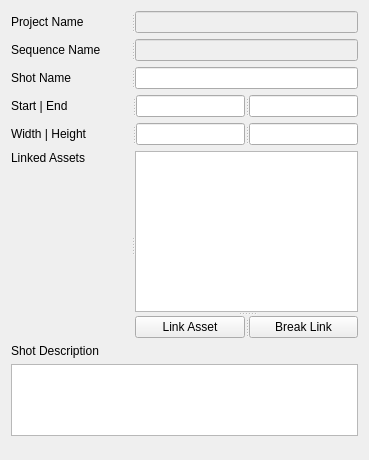
<?xml version="1.0" encoding="UTF-8"?>
<ui version="4.0">
 <class>Shot</class>
 <widget class="QWidget" name="Shot">
  <property name="geometry">
   <rect>
    <x>0</x>
    <y>0</y>
    <width>369</width>
    <height>460</height>
   </rect>
  </property>
  <property name="windowTitle">
   <string>Shot</string>
  </property>
  <layout class="QVBoxLayout" name="verticalLayout">
   <item>
    <widget class="QSplitter" name="splitter_3">
     <property name="orientation">
      <enum>Qt::Horizontal</enum>
     </property>
     <widget class="QLabel" name="label_3">
      <property name="minimumSize">
       <size>
        <width>120</width>
        <height>0</height>
       </size>
      </property>
      <property name="maximumSize">
       <size>
        <width>120</width>
        <height>16777215</height>
       </size>
      </property>
      <property name="text">
       <string>Project Name</string>
      </property>
     </widget>
     <widget class="QLineEdit" name="linProjectName">
      <property name="enabled">
       <bool>false</bool>
      </property>
      <property name="alignment">
       <set>Qt::AlignCenter</set>
      </property>
     </widget>
    </widget>
   </item>
   <item>
    <widget class="QSplitter" name="splitter_4">
     <property name="orientation">
      <enum>Qt::Horizontal</enum>
     </property>
     <widget class="QLabel" name="label_5">
      <property name="minimumSize">
       <size>
        <width>120</width>
        <height>0</height>
       </size>
      </property>
      <property name="maximumSize">
       <size>
        <width>120</width>
        <height>16777215</height>
       </size>
      </property>
      <property name="text">
       <string>Sequence Name</string>
      </property>
     </widget>
     <widget class="QLineEdit" name="linSequenceName">
      <property name="enabled">
       <bool>false</bool>
      </property>
      <property name="alignment">
       <set>Qt::AlignCenter</set>
      </property>
     </widget>
    </widget>
   </item>
   <item>
    <widget class="QSplitter" name="splitter_8">
     <property name="orientation">
      <enum>Qt::Horizontal</enum>
     </property>
     <widget class="QLabel" name="label">
      <property name="minimumSize">
       <size>
        <width>120</width>
        <height>0</height>
       </size>
      </property>
      <property name="maximumSize">
       <size>
        <width>85</width>
        <height>16777215</height>
       </size>
      </property>
      <property name="text">
       <string>Shot Name</string>
      </property>
     </widget>
     <widget class="QLineEdit" name="linShotName">
      <property name="alignment">
       <set>Qt::AlignCenter</set>
      </property>
     </widget>
    </widget>
   </item>
   <item>
    <widget class="QSplitter" name="splitter_5">
     <property name="orientation">
      <enum>Qt::Horizontal</enum>
     </property>
     <widget class="QLabel" name="label_7">
      <property name="minimumSize">
       <size>
        <width>120</width>
        <height>0</height>
       </size>
      </property>
      <property name="text">
       <string>Start | End</string>
      </property>
     </widget>
     <widget class="QLineEdit" name="linStartFrame">
      <property name="alignment">
       <set>Qt::AlignCenter</set>
      </property>
     </widget>
     <widget class="QLineEdit" name="linEndFrame">
      <property name="alignment">
       <set>Qt::AlignCenter</set>
      </property>
     </widget>
    </widget>
   </item>
   <item>
    <widget class="QSplitter" name="splitter_6">
     <property name="orientation">
      <enum>Qt::Horizontal</enum>
     </property>
     <widget class="QLabel" name="label_8">
      <property name="minimumSize">
       <size>
        <width>120</width>
        <height>0</height>
       </size>
      </property>
      <property name="text">
       <string>Width | Height</string>
      </property>
     </widget>
     <widget class="QLineEdit" name="linWidth">
      <property name="alignment">
       <set>Qt::AlignCenter</set>
      </property>
     </widget>
     <widget class="QLineEdit" name="linHeight">
      <property name="alignment">
       <set>Qt::AlignCenter</set>
      </property>
     </widget>
    </widget>
   </item>
   <item>
    <widget class="QSplitter" name="splitter_7">
     <property name="orientation">
      <enum>Qt::Horizontal</enum>
     </property>
     <widget class="QLabel" name="label_2">
      <property name="minimumSize">
       <size>
        <width>120</width>
        <height>0</height>
       </size>
      </property>
      <property name="text">
       <string>Linked Assets</string>
      </property>
      <property name="alignment">
       <set>Qt::AlignLeading|Qt::AlignLeft|Qt::AlignTop</set>
      </property>
     </widget>
     <widget class="QSplitter" name="splitter">
      <property name="orientation">
       <enum>Qt::Vertical</enum>
      </property>
      <widget class="QListView" name="listAssets">
       <property name="selectionMode">
        <enum>QAbstractItemView::ExtendedSelection</enum>
       </property>
      </widget>
      <widget class="QSplitter" name="splitter_2">
       <property name="orientation">
        <enum>Qt::Horizontal</enum>
       </property>
       <widget class="QPushButton" name="btnLinkAsset">
        <property name="maximumSize">
         <size>
          <width>16777215</width>
          <height>30</height>
         </size>
        </property>
        <property name="text">
         <string>Link Asset</string>
        </property>
       </widget>
       <widget class="QPushButton" name="btnUnlinkAsset">
        <property name="maximumSize">
         <size>
          <width>16777215</width>
          <height>30</height>
         </size>
        </property>
        <property name="text">
         <string>Break Link</string>
        </property>
       </widget>
      </widget>
     </widget>
    </widget>
   </item>
   <item>
    <widget class="QLabel" name="label_4">
     <property name="text">
      <string>Shot Description</string>
     </property>
    </widget>
   </item>
   <item>
    <widget class="QTextEdit" name="txtDescription">
     <property name="maximumSize">
      <size>
       <width>16777215</width>
       <height>100</height>
      </size>
     </property>
    </widget>
   </item>
   <item>
    <spacer name="verticalSpacer">
     <property name="orientation">
      <enum>Qt::Vertical</enum>
     </property>
     <property name="sizeHint" stdset="0">
      <size>
       <width>20</width>
       <height>40</height>
      </size>
     </property>
    </spacer>
   </item>
  </layout>
 </widget>
 <resources/>
 <connections/>
</ui>
